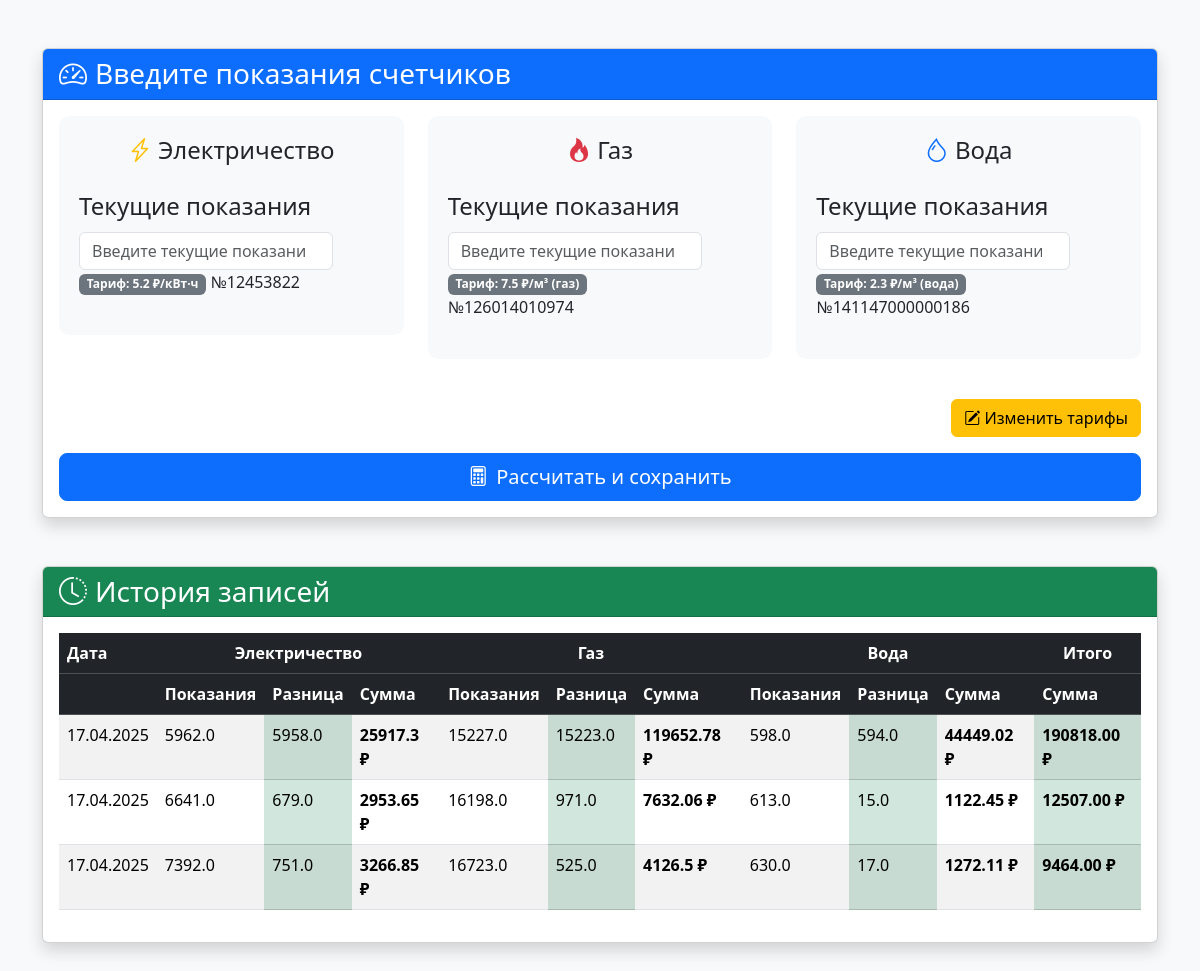
The app's page /, older data.
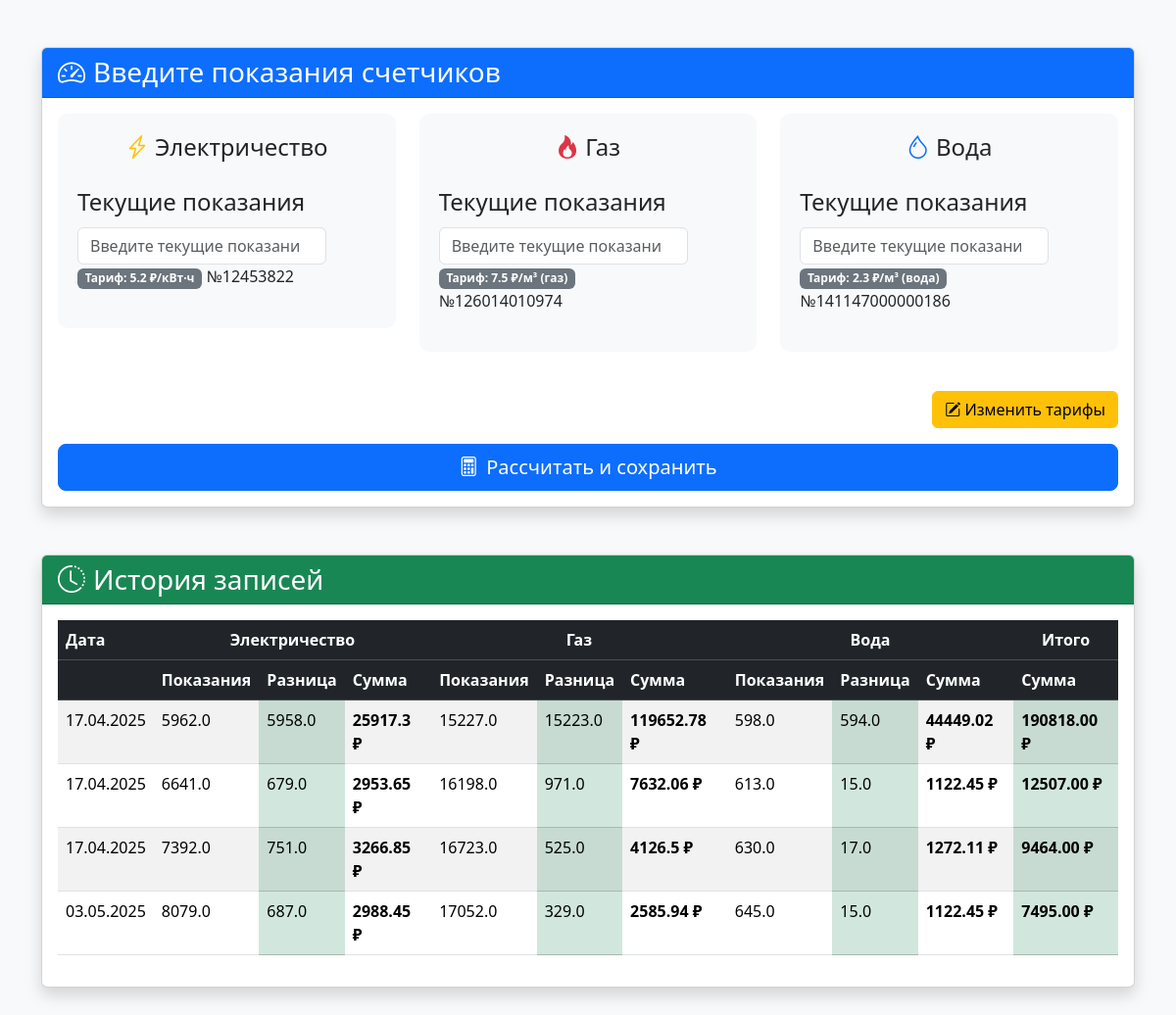
The same page, newer data.
### billing/models.py (models this page shows, shortened)
class UtilityRecord(models.Model):
    date = models.DateField(auto_now_add=True, verbose_name="Дата")
    electricity_reading = models.FloatField(verbose_name="ЭлектроПоказания")
    electricity_diff = models.FloatField(verbose_name="Разница (Электричество)", blank=True, null=True)
    electricity_sum = models.FloatField(verbose_name="Сумма (Электричество)", blank=True, null=True)
    gas_reading = models.FloatField(verbose_name="ГазПоказания")
    gas_diff = models.FloatField(verbose_name="Разница (Газ)", blank=True, null=True)
    gas_sum = models.FloatField(verbose_name="Сумма (Газ)", blank=True, null=True)
    water_reading = models.FloatField(verbose_name="ВодаПоказания")
    water_diff = models.FloatField(verbose_name="Разница (Вода)", blank=True, null=True)
    water_sum = models.FloatField(verbose_name="Сумма (Вода)", blank=True, null=True)
    class Meta:
        verbose_name = "Запись коммунальных услуг"
        verbose_name_plural = "Записи коммунальных услуг"

### billing/views.py (the view)
# urls.py: path('', utility_form, name='utility_form'),
def utility_form(request):
    if request.method == 'POST':
        form = UtilityForm(request.POST)
        if form.is_valid():
            calculated_data = form.calculate()
            UtilityRecord.objects.create(**calculated_data)
            return redirect('utility_form')
    else:
        form = UtilityForm()
    records = UtilityRecord.objects.all().order_by('date')
    current_date = now().date()  # Текущая дата без времени
    tariffs = form.tariffs
    from xml.etree import ElementTree as ET
    try:
        tree = ET.parse('tariffs.xml')
        internet_price = float(tree.find('internet').text)
        musor_price = float(tree.find('musor').text)
    except (FileNotFoundError, AttributeError):
        internet_price = 500.00
        musor_price = 300.00
    return render(request, 'billing/form.html', {
        'form': form,
        'records': records,
        'current_date': current_date,  # Передаем текущую дату
        'tariffs':tariffs,
        'internet_price': internet_price,
        'musor_price': musor_price,
        'total_fixed_costs': internet_price + musor_price
    })

### billing/forms.py (called while the page is built)
    def _load_tariffs(self):
        try:
            tree = ET.parse('tariffs.xml')
            root = tree.getroot()
            return {
                'electricity': float(root.find('electricity').text),
                'gas': float(root.find('gas').text),
                'water': float(root.find('water').text),
                'internet': float(root.find('internet').text),
                'musor': float(root.find('musor').text)
            }
        except (FileNotFoundError, AttributeError, ValueError) as e:
            return {
                'electricity': 5.20,
                'gas': 7.50,
                'water': 2.30
            }

### billing/templates/billing/form.html (shortened to what this page needs)
{% extends 'billing/base.html' %}
{% block content %}
<div class="row justify-content-center">
    <div class="col-lg-12">
        <div class="card shadow">
            <div class="card-header bg-primary text-white">
                <h3 class="mb-0"><i class="bi bi-speedometer2 me-2"></i>Введите показания счетчиков</h3>
            </div>
            <div class="card-body">
                <form method="post" class="needs-validation" novalidate>
                    <div class="row">
                        <div class="col-md-4 mb-3">
                            <div class="reading-section mb-4">
                                <h4 class="text-center mb-4"><i class="bi bi-lightning-charge text-warning"></i>
                                    Электричество</h4>
                                <div class="row g-0  mb-1">
                                    <div class="col-md-10 mb-3">
                                        <label for="id_electricity_reading" class="form-label fs-4">Текущие
                                            показания</label>
                                        {{ form.electricity_reading }}
                                        <span class="badge bg-secondary">Тариф: {{ form.tariffs.electricity }} ₽/кВт·ч</span>
                                        <span> №12453822</span></span>
                                    </div>
                                </div>
                            </div>
                        </div>
                        <div class="col-md-4 mb-3">
                            <div class="reading-section mb-4">
                                <h4 class="text-center mb-4"><i class="bi bi-fire text-danger"></i> Газ</h4>
                                <div class="row g-0  mb-1">
                                    <div class="col-md-10 mb-3">
                                        <label for="id_gas_reading" class="form-label fs-4">Текущие показания</label>
                                        {{ form.gas_reading }}
                                        <span class="badge bg-secondary">Тариф: {{ form.tariffs.gas }} ₽/м³ (газ)</span>
                                        <span> №126014010974</span>
                                    </div>
                                </div>
                            </div>
                        </div>
                        <div class="col-md-4 mb-3">
                            <div class="reading-section mb-4">
                                <h4 class="text-center mb-4"><i class="bi bi-droplet text-primary"></i> Вода</h4>
                                <div class="row g-0  mb-1">
                                    <div class="col-md-10 mb-3">
                                        <label for="id_water_reading" class="form-label fs-4">Текущие показания </label>
                                        {{ form.water_reading }}
                                        <span class="badge bg-secondary">Тариф: {{ form.tariffs.water }} ₽/м³ (вода)</span>
                                        <span> №141147000000186</span>
                                    </div>
                                </div>
                            </div>
                        </div>
                    </div>
                    <div class="text-end mb-3">
                        <a href="{% url 'edit_tariffs' %}" class="btn btn-warning">
                            <i class="bi bi-pencil-square"></i> Изменить тарифы
                        </a>
                    </div>
                    <div class="d-grid gap-2">
                        <button class="btn btn-primary btn-lg" type="submit">
                            <i class="bi bi-calculator me-2"></i>Рассчитать и сохранить
                        </button>
                    </div>
                </form>
            </div>
        </div>
        <div class="card shadow mt-5">
            <div class="card-header bg-success text-white">
                <h3 class="mb-0"><i class="bi bi-clock-history me-2"></i>История записей</h3>
            </div>
            <div class="card-body">
                <div class="table-responsive">
                    <table class="table table-striped table-hover">
                        <thead class="table-dark">
                            <tr>
                                <th>Дата</th>
                                <th colspan="3" class="text-center">Электричество</th>
                                <th colspan="3" class="text-center">Газ</th>
                                <th colspan="3" class="text-center">Вода</th>
                                <th colspan="3" class="text-center">Итого</th>
                            </tr>
                            <tr>
                                <th></th>
                                <th>Показания</th>
                                <th>Разница</th>
                                <th>Сумма</th>
                                <th>Показания</th>
                                <th>Разница</th>
                                <th>Сумма</th>
                                <th>Показания</th>
                                <th>Разница</th>
                                <th>Сумма</th>
                                <th>Сумма</th>
                            </tr>
                        </thead>
                        <tbody>
                            {% for record in records %}
                            <tr>
                                <td>{{ record.date|date:"d.m.Y" }}</td>
                                <td>{{ record.electricity_reading }}</td>
                                <td class="{{ record.electricity_diff|yesno:'table-success,table-light' }}">
                                    {{ record.electricity_diff|default:"-" }}
                                </td>
                                <td class="fw-bold">
                                    {{ record.electricity_sum|default:"-" }}{% if record.electricity_sum %} ₽{% endif %}
                                </td>
                                <td>{{ record.gas_reading }}</td>
                                <td class="{{ record.gas_diff|yesno:'table-success,table-light' }}">
                                    {{ record.gas_diff|default:"-" }}
                                </td>
                                <td class="fw-bold">
                                    {{ record.gas_sum|default:"-" }}{% if record.gas_sum %} ₽{% endif %}
                                </td>
                                <td>{{ record.water_reading }}</td>
                                <td class="{{ record.water_diff|yesno:'table-success,table-light' }}">
                                    {{ record.water_diff|default:"-" }}
                                </td>
                                <td class="fw-bold">
                                    {{ record.water_sum|default:"-" }}{% if record.water_sum %} ₽{% endif %}
                                </td>
                                <td class="fw-bold table-success table-primary">
                                    {% with utilities_sum=record.electricity_sum|add:record.gas_sum|add:record.water_sum %}
                                    {% with total=utilities_sum|add:internet_price|add:musor_price %}
                                    {{ total|floatformat:2 }} ₽
                                    {% endwith %}
                                    {% endwith %}
                                </td>
                            </tr>
                            {% empty %}
                            <tr>
                                <td colspan="10" class="text-center">Нет записей</td>
                            </tr>
                            {% endfor %}
                        </tbody>
                    </table>
                </div>
            </div>
        </div>
    </div>
</div>
{% endblock %}

### billing/templates/billing/base.html (shortened to what this page needs)
<!DOCTYPE html>
<html lang="ru">
<head>
    <link href="https://cdnjs.cloudflare.com/ajax/libs/toastr.js/latest/toastr.min.css" rel="stylesheet" />
     {% load static %}
    <link href="{% static 'css/bootstrap.min.css' %}" rel="stylesheet">
    <link href="static/css/bootstrap.min.css" rel="stylesheet">
    <link rel="stylesheet" href="https://cdn.jsdelivr.net/npm/bootstrap-icons@1.10.0/font/bootstrap-icons.css">
</head>
<body class="bg-light">
    <div class="container py-5">
        {% block content %}
        {% load static %}
        {% endblock %}
    </div>
</body>
</html>

### billing/templates/billing/base.html (style rules this page uses)
.reading-section { background-color: #f8f9fa; border-radius: 10px; padding: 20px; margin-bottom: 30px; }
.table-responsive { overflow-x: auto; }

Row changes from the older to the newer data that the page shows:
added UtilityRecord: date "03.05.2025", electricity_reading "8079.0", electricity_diff "687.0", electricity_sum "2988.45", gas_reading "17052.0", gas_diff "329.0", gas_sum "2585.94", water_reading "645.0", water_diff "15.0", water_sum "1122.45", total "7495.00"
